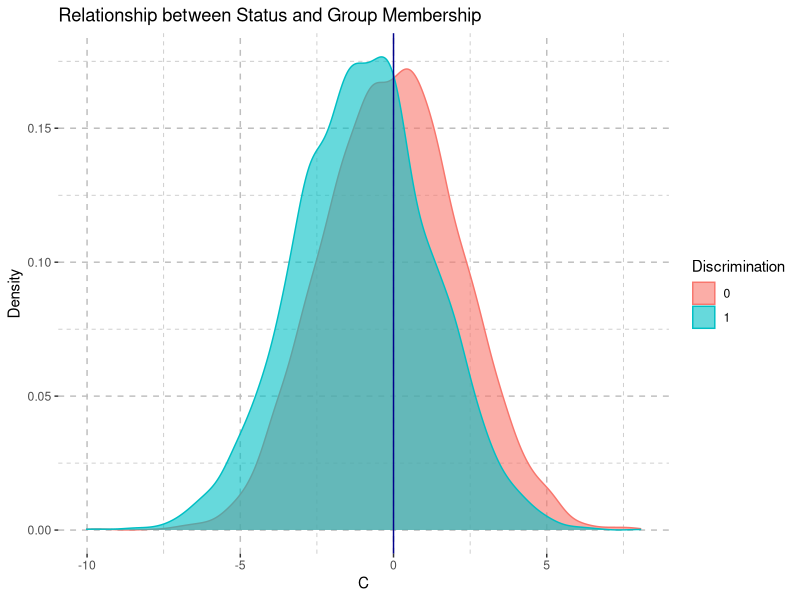
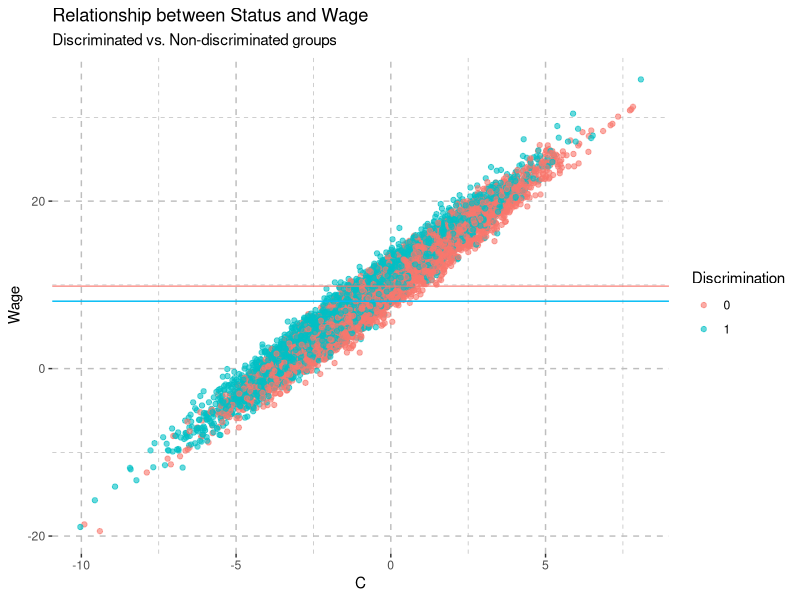
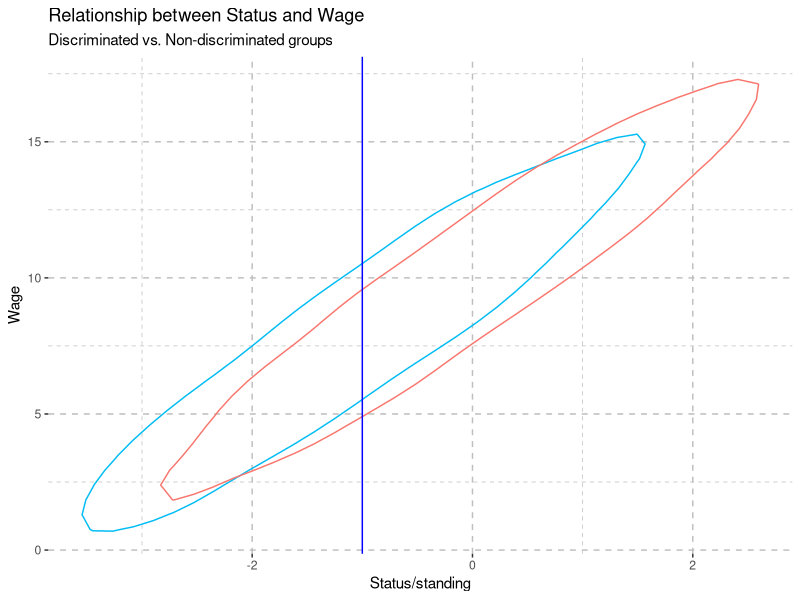

Source code (R) for these figures, in order:
## ---- chunk 1
knitr::opts_chunk$set(echo = TRUE)
knitr::opts_chunk$set(cache = TRUE)
library(tidyverse)
## ---- chunk 2
a_c = 0 # "status" intercept
a_w = 10 # wage intercept
sd_c = 1 # "randomness" alt. role of luck in status
b_disc = 1 # parameter governing discrimination penalty (0-1)
b_c_disc = -1 # discrimination hurts your status
b_c_ability = 2 # natural ability determines status
b_w_c = 2 # status leads ot higher wages
b_w_ability = 2 # talent pays off 

D = rbinom(10000 , 1 , 0.5) # half the population is subject to discrimination in this example
ability = rnorm(10000) # ability independent of any variable or model parameter
discrimination = b_disc*D # targets of discrimination

# DGP equations

C = a_c + b_c_disc*discrimination + b_c_ability*ability + rnorm(10000, mean = 0 , sd = sd_c) # top eqn above
wage = a_w + b_w_c*C + b_w_ability*ability + rnorm(10000)  # bottom eqn above
plot_df = bind_cols( C = C , wage = wage , ability = ability , D = discrimination)
## ---- chunk 3
true_wage = lm(wage ~ C + ability ) # God regression

summary(true_wage)

## ---- chunk 4
ecms_wage = lm(wage ~ discrimination ) # non-Godly regression

summary(ecms_wage)
## ---- chunk 5
ecms_wage_bad = lm(wage ~ discrimination + C) 

summary(ecms_wage_bad)
## ---- chunk 6
chris_theme =  theme( panel.background = element_rect( fill = 'white' ) , 
                      panel.grid = element_line( linetype = 2 , 
                                                 color = 'grey'))

h = ggplot( data = plot_df ,
            aes(x = C , 
                color = as.factor(D) ,
                fill = as.factor(D)
            ) 
)

h + geom_density(alpha = 0.6) + 
  labs(title = "Relationship between Status and Group Membership" ,
       color = "Discrimination" , 
       fill = "Discrimination" ,
       x = "C" , 
       y = "Density"
  ) +
  geom_vline( xintercept = 0  ,
              color = "darkblue" ) + 
  chris_theme
## ---- chunk 7
g = ggplot( data = plot_df ,
            aes(x = C , 
                y = wage ,
                color = as.factor(D)
            ) 
) 

g + geom_point(alpha = 0.6) + 
  labs(title = "Relationship between Status and Wage" , 
       subtitle = "Discriminated vs. Non-discriminated groups",
       color = "Discrimination" ,
       x = "C" , 
       y = "Wage"
  ) +
  geom_hline(yintercept = mean(
    subset(
      plot_df , 
      plot_df$D==1
      )$wage , 
    alpha = 0.5
  ) , 
  color = '#00BCF4' ) + 
  geom_hline( yintercept = mean(
    subset(plot_df , 
    plot_df$D == 0 
    )$wage ) , 
    color = '#F8766D',
    alpha = 0.75 ) + 
chris_theme
## ---- chunk 8
p = ggplot()

p + geom_density_2d(data = plot_df %>% filter( D == 1) , 
            aes(x = C , 
                y = wage 
            ) ,
            color = '#00BCF4' ,
            bins = 2) + 
  geom_density_2d(data = plot_df %>% filter( D == 0) , 
             aes(x = C , 
                 y = wage 
             ) ,
             color = '#F8766D' , 
             bins = 2) +
  geom_vline( xintercept = -1 , 
              color = "blue") +
  labs(title = "Relationship between Status and Wage" , 
       subtitle = "Discriminated vs. Non-discriminated groups",
       color = "Discrimination" ,
       x = "Status/standing" , 
       y = "Wage"
  ) +
  theme( panel.background = element_rect( fill = 'white') , 
         panel.grid = element_line( linetype = 2 ,
                                    color = 'grey'))
